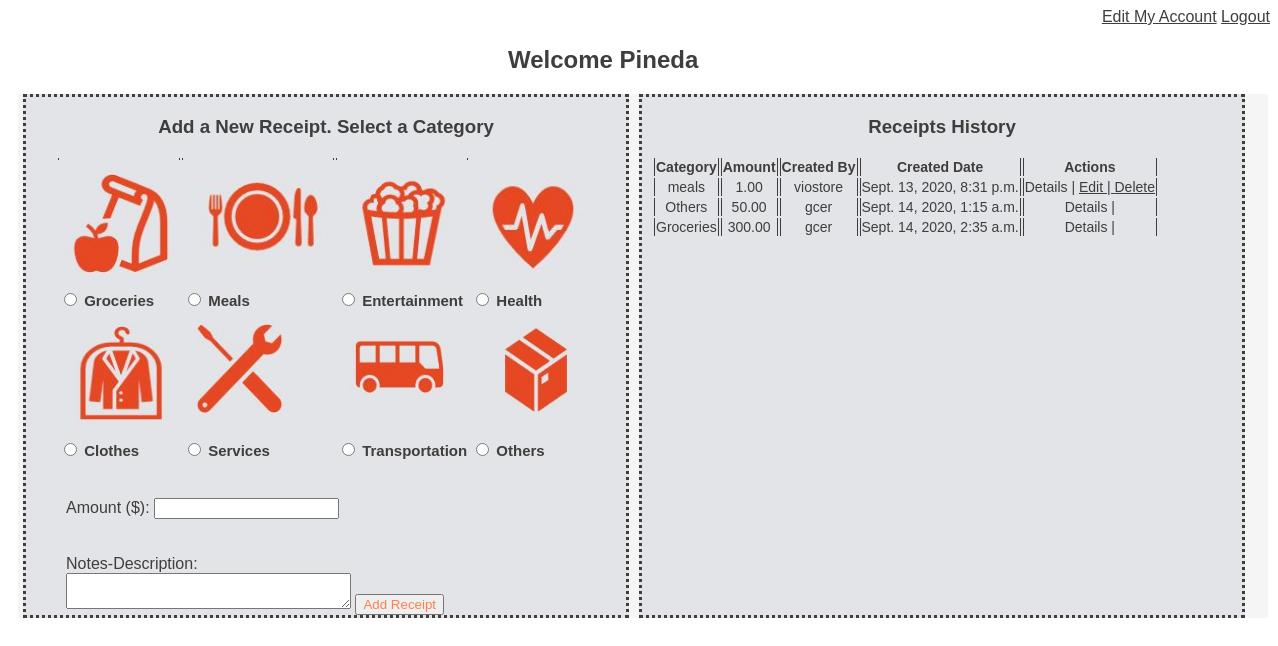
/userhome/1 (signed in), run on the app's committed database.
### rhhapp/models.py (models this page shows)
class User(models.Model):
    first_name=models.CharField(max_length=255)
    last_name=models.CharField(max_length=255)
    email=models.CharField(max_length=255)
    userid=models.CharField(max_length=255)
    country=models.CharField(max_length=255)
    tpin=models.CharField(max_length=255)
    usertype=models.CharField(max_length=255)
    storename=models.CharField(max_length=255)
    password=models.CharField(max_length=255)
    created_at=models.DateTimeField(auto_now_add=True)
    update_at=models.DateTimeField(auto_now=True)
    objects=UserManager()

class Receipt(models.Model):
    category=models.CharField(max_length=255)
    amount=models.DecimalField(max_digits=10, decimal_places=2)
    recfromuser=models.CharField(max_length=255, default='')
    creator=models.ForeignKey(User,related_name="receipts", on_delete=models.CASCADE)
    created_at=models.DateTimeField(auto_now_add=True)
    update_at=models.DateTimeField(auto_now=True)
    objects=ReceiptManager()

### rhhapp/views.py (the view)
# urls.py: path('userhome/<int:id>', views.userhome),
def userhome(request,id):
    if 'usrname' not in request.session:
        return redirect('/')
    x=User.objects.get(id=id)
    qs= Receipt.objects.all()
    print(x)
    y=x.userid
    u=request.session['usr_id']
    print(f'user_id{u}')
    if x !='':
        qs=qs.filter(recfromuser__icontains=y)
        context={
            'queryset':qs
        }
        return render(request, "userhome.html",context)

### rhhapp/templates/userhome.html (shortened to what this page needs)
<!DOCTYPE html>
<html lang="en">
<head>
    {% load static %}
    <link rel="stylesheet" href="{% static 'styleusrhome.css' %}">
</head>
<body>
    <div id="head">
        <a href="/myaccount/{{request.session.usr_id}}">Edit My Account</a>
            <a href="/logout">Logout</a></div>
    <h2>Welcome {{ request.session.usrname }}</h2>
    <div id="wrapper">
    <div id="addform">
        <h3>Add a New Receipt. Select a Category</h3>
        <form action="/newreceipt" method="POST">
            <table id="categ">
                <tr>
                    <th></th>
                    <th></th>
                    <th></th>
                </tr>
                <tr>
                    <td><img src="{% static 'images/groceriesim.jpg'%}" width="120" height="120"></td>
                    <td><img src="{% static 'images/mealsim.jpg'%}" width="150" height="120"></td>
                    <td><img src="{% static 'images/entertim.jpg'%}" width="120" height="120"></td>
                    <td><img src="{% static 'images/healthim.jpg'%}" width="120" height="120"></td>
                </tr>
                <tr>
                    <td><input type="radio" id="" name="category" value="Groceries">
                        <label for="Groceries">Groceries</label></td>
                    <td><input type="radio" id="" name="category" value="Meals">
                        <label for="Meals">Meals</label></td>
                    <td><input type="radio" id="" name="category" value="Entertainment">
                        <label for="Entertainment">Entertainment</label></td>
                    <td><input type="radio" id="" name="category" value="Health">
                        <label for="Health">Health</label></td>
                </tr>
                <tr>
                    <td><img src="{% static 'images/clothesim.jpg'%}" width="120" height="120"></td>
                    <td><img src="{% static 'images/servicesim.jpg'%}" width="120" height="120"></td>
                    <td><img src="{% static 'images/transportim.jpg'%}" width="120" height="120"></td>
                    <td><img src="{% static 'images/othersim.jpg'%}" width="120" height="120"></td>
                </tr>
                <tr>
                    <td><input type="radio" id="" name="category" value="Clothes">
                        <label for="Clothes">Clothes</label></td>
                    <td><input type="radio" id="" name="category" value="Services">
                        <label for="Services">Services</label></td>
                    <td><input type="radio" id="" name="category" value="Transportation">
                        <label for="Transportation">Transportation</label></td>
                    <td><input type="radio" id="" name="category" value="Others">
                        <label for="Others">Others</label></td>
                </tr>
            </table>
            <br><br>
            <div class="amnt">Amount ($): <input type="text" name="amount"></div><br><br>
            <div class="amnt">Notes-Description: <br><textarea name="notedes" id="notes" cols="33" rows="2"></textarea>
            <input type="submit" value="Add Receipt" id="buttadd"></div>
        </form>
    </div>
    <div id="rechist">
        <h3>Receipts History</h3>
        <table id="table1" >
            <tr>
                <th>Category</th>
                <th>Amount</th>
                <th>Created By</th>
                <th>Created Date</th>
                <th>Actions</th>
            </tr>
            {% for onereceipt in queryset %}
            <tr>
                <td>{{ onereceipt.category }}</td>
                <td>{{ onereceipt.amount }}</td>
                <td>{{ onereceipt.creator.userid }}</td>
                <td>{{ onereceipt.created_at }}</td>
                <td>Details | {% if request.session.user_name == onereceipt.creator.userid %}
                    <a href="/edit/{{onereceipt.id}}">Edit |{% endif %}  {% if request.session.user_name == onereceipt.creator.userid %}
                    <a href="/delete/{{onereceipt.id}}">Delete</a></td>{% endif %}
            </tr>
            {% endfor %}
    </div>
</div>
</body>
</html>

### rhhapp/static/styleusrhome.css (style rules this page uses)
* { font-family: 'Lucida Sans', 'Lucida Sans Regular', 'Lucida Grande', 'Lucida Sans Unicode', Geneva, Verdana, sans-serif; color: rgb(63, 61, 61); }
#wrapper { width: 1250px; height: auto; background-color:whitesmoke; margin-left: 10px; display: flex; flex-wrap: wrap; }
#head { text-align: right; }
h2 { margin-left: 500px; }
h3 { text-align: center; }
#addform { width: 600px; height: auto; margin-top: 0px; margin-left: 5px; background-color:rgb(226, 228, 231); border-style: dotted ; display: inline-block; }
.amnt { margin-left: 40px; }
#buttadd { color:coral; }
#categ { margin-left: 30px; font-size: 15px; font-weight: bold; align-items: center; }
#table1 td, th { font-size: 14px; text-align: center; }
#table1 { margin-left: 10px; }
#table1 td,th { border-left:1px solid; border-right: 1px solid }
#rechist { width: 600px; height: auto; margin-top: 0px; margin-left: 10px; background-color:rgb(226, 228, 231); border-style: dotted ; display: inline-block; }

### data on the page
User: session.usrname "Pineda"
Receipt: category "meals", amount "1.00", creator.userid "viostore", created_at "Sept. 13, 2020, 8:31 p.m."
Receipt: category "Others", amount "50.00", creator.userid "gcer", created_at "Sept. 14, 2020, 1:15 a.m."
Receipt: category "Groceries", amount "300.00", creator.userid "gcer", created_at "Sept. 14, 2020, 2:35 a.m."
